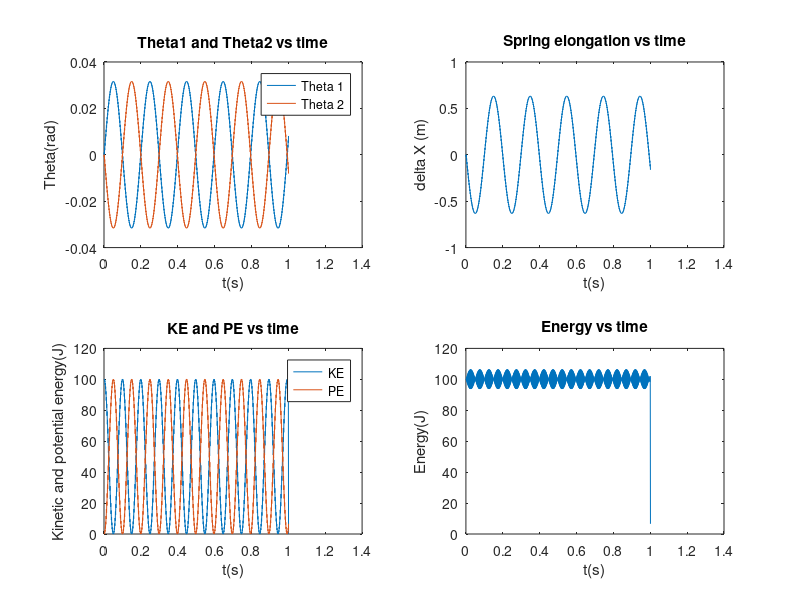

This figure's MATLAB source:
g = 10;
m1 = 1;
m2 = 1;
l1 = 10;
l2 = 10;
gl1 = g/l1;
gl2 = g/l2;
theta1_init = 0; 
theta2_init = 0;
omega1_init = 1;
omega2_init = -1;
h = 0.001;
kspring = 500;
t_end = 1;

%---------------------------%


t = [0:h:t_end];
tprime = [0:h:t_end+h];
theta1 = zeros(1, length(t)+1);
theta2 = zeros(1, length(t)+1);
omega1 = zeros(1, length(t)+1);
omega2 = zeros(1, length(t)+1);

theta1(1) = theta1_init;
theta2(1) = theta2_init;
omega1(1) = omega1_init;
omega2(1) = omega2_init;

dw2_dt = inline('-t2.*(gl2+km)+t1.*km.*l1l2', 't1', 't2','gl1', 'gl2', 'km', 'l1l2');
dw1_dt = inline('-t1.*(gl1+km)+t2.*km.*l2l1', 't1', 't2','gl1', 'gl2', 'km', 'l2l1');

km1 = kspring/m1;
km2 = kspring/m2;
l1l2 = gl2./gl1;
l2l1 = 1./l1l2;

%---- Leap - Frog --------------%

for k = 1:(length(t)-1)
    if k-1 > 0
        omega2(k+1) = omega2(k-1) + dw2_dt(theta1(k), theta2(k), gl1, gl2, km2, l1l2).*h*2;
        omega1(k+1) = omega1(k-1) + dw1_dt(theta1(k), theta2(k), gl1, gl2, km1, l2l1).*h*2;
        theta2(k+2) = theta2(k) + 2*h*omega2(k+1);
        theta1(k+2) = theta1(k) + 2*h*omega1(k+1);
    else
        omega2(k+1) = omega2(k) + dw2_dt(theta1(k), theta2(k), gl1, gl2, km2, l1l2).*h;
        omega1(k+1) = omega1(k) + dw1_dt(theta1(k), theta2(k), gl1, gl2, km1, l2l1).*h;
        theta2(k+1) = theta2(k) + omega2(k).*h;
        theta1(k+1) = theta1(k) + omega1(k).*h;
    end
end

deltax = theta2.*l2 - theta1.*l1;
PE = (0.5).*kspring.*((deltax).^2) + m1.*g.*l1.*(1-cos(theta1)) + m2.*g.*l2.*(1-cos(theta2));
KE = (0.5).*m1.*(l1^2).*((omega1).^2) + (0.5).*m2.*(l2^2).*((omega2).^2);
energy = KE + PE;

subplot(2,2,1);
plot(tprime, theta1); hold on; plot(tprime,theta2);
title('Theta1 and Theta2 vs time');
ylabel('Theta(rad)');
xlabel('t(s)');
legend('Theta 1','Theta 2');

subplot(2,2,2);
plot(tprime, deltax);
title('Spring elongation vs time');
ylabel('delta X (m)');
xlabel('t(s)');

subplot(2,2,3);
plot(tprime, KE); hold on; plot(tprime,PE);
title('KE and PE vs time');
ylabel('Kinetic and potential energy(J)');
xlabel('t(s)');
legend('KE','PE');

subplot(2,2,4);
plot(tprime, energy);
title('Energy vs time');
ylabel('Energy(J)');
xlabel('t(s)');